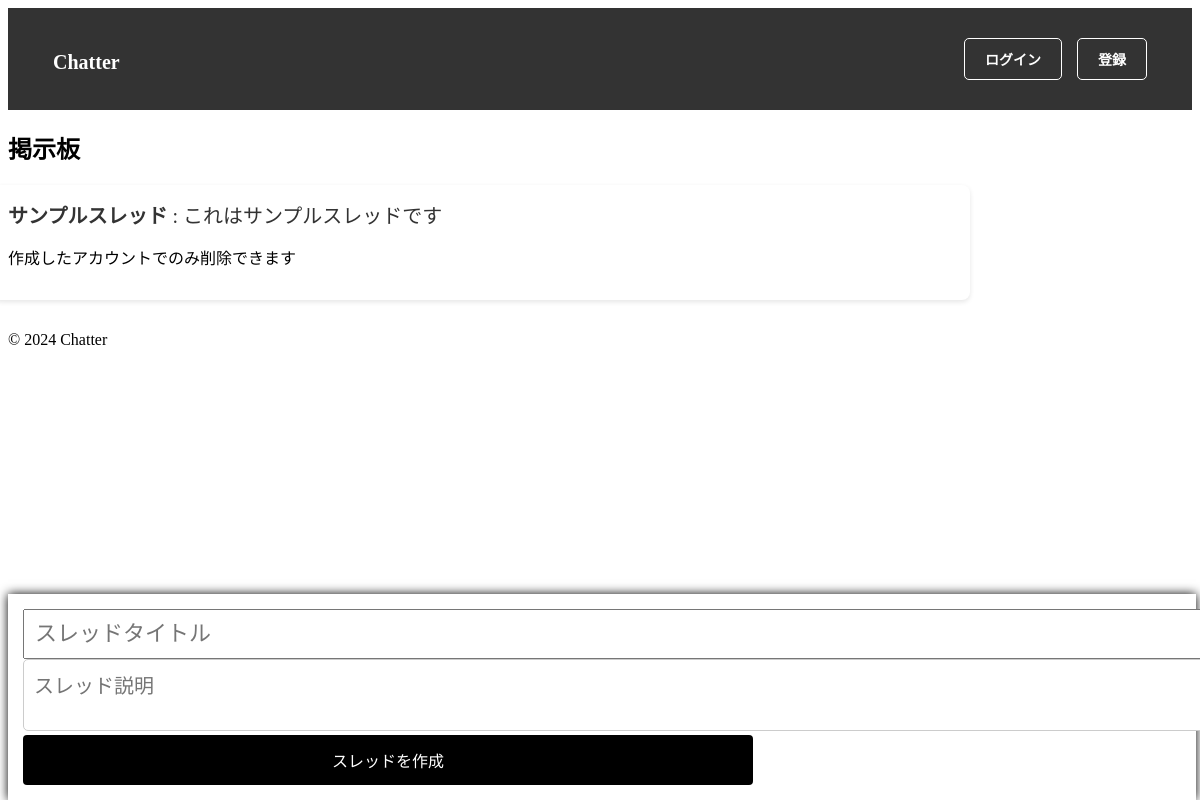
Before: / with the older database file.
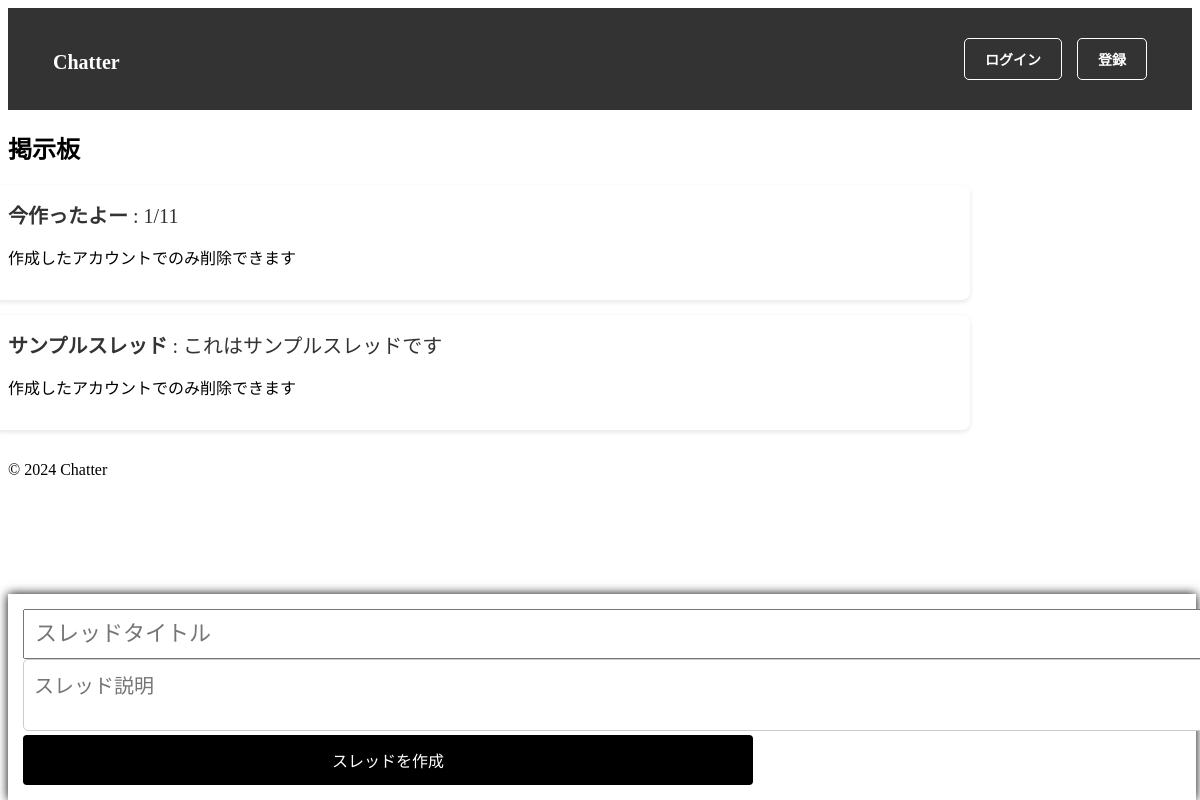
After: the same page with the newer database file.
### tables this page shows
CREATE TABLE threads (
    id INTEGER PRIMARY KEY AUTOINCREMENT,
    username TEXT NOT NULL,
    title TEXT NOT NULL,
    description TEXT,
    created_at TIMESTAMP DEFAULT CURRENT_TIMESTAMP
);

### routes/home.py (the view)
@home_blueprint.route('/')
def index():
    threads = get_all_threads()
    return render_template('index.html', threads=threads, username=session.get('username'))

### models/database.py (called while the page is built)
def get_db():
    conn = sqlite3.connect(DATABASE)
    conn.row_factory = sqlite3.Row
    return conn

### models/thread.py (called while the page is built)
def get_all_threads():
    db = get_db()
    return db.execute("SELECT * FROM threads ORDER BY created_at DESC").fetchall()

### templates/index.html
{% extends 'base.html' %}
{% block content %}
<h2>掲示板</h2>
<ul class="thread-list">
    {% for thread in threads %}
    <li class="thread-item">
        <a href="{{ url_for('home.thread', thread_id=thread[0]) }}">
            <strong>{{ thread[1] }} </strong>: {{ thread[2] }}
        </a>
        {% if username == thread[3] %}
        <form action="{{ url_for('home.delete_thread_route', thread_id=thread[0]) }}" method="POST">
            <button type="submit" class="delete-btn">スレッドを削除</button>
        </form>
        {% else %}
        <p>作成したアカウントでのみ削除できます</p>
        {% endif %}
    </li>
    {% endfor %}
</ul>
<div id="input-container">
    <form action="{{ url_for('home.create_thread_route') }}" method="post">
        <input type="text" name="title" placeholder="スレッドタイトル" required>
        <textarea name="description" placeholder="スレッド説明" required></textarea>
        <button type="submit" class="submit-btn">スレッドを作成</button>
    </form>
</div>
{% endblock %}

### templates/base.html (shortened to what this page needs)
<!DOCTYPE html>
<html lang="ja">
<head>
    <link rel="stylesheet" href="{{ url_for('static', filename='css/style.css') }}">
</head>
<body>
    <header>
        <nav>
            <ul>
                <li class="logo"><a href="{{ url_for('home.index') }}">Chatter</a></li>
                <li class="auth-links">
                    {% if session.get('username') %}
                    <span>{{ session['username'] }}! </span>
                    <a href="{{ url_for('auth.logout') }}">ログアウト</a>
                    {% else %}
                    <a href="{{ url_for('auth.login') }}" class="login-btn">ログイン</a>
                    <a href="{{ url_for('auth.register') }}" class="register-btn">登録</a>
                    {% endif %}
                </li>
            </ul>
        </nav>
    </header>
    <div id="content">
        {% block content %}
        {% endblock %}
    </div>
    <footer>
        <p>&copy; 2024 Chatter</p>
    </footer>
</body>
</html>

### static/css/style.css (style rules this page uses)
nav { background-color: #333333; padding: 30px; color: white; display: flex; justify-content: space-between; }
ul { list-style-type: none; padding: 0; margin: 0; display: flex; align-items: center; width: 100%; }
li { margin: 0 15px; }
a { color: white; text-decoration: none; font-size: 20px; }
.login-btn, .register-btn { font-weight: bold; padding: 10px 20px; border: 1px solid #fff; border-radius: 5px; background-color: #333333; transition: background-color 0.3s ease; font-size: 14px; text-transform: uppercase; }
.logo { flex-grow: 2; font-size: 30px; font-weight: bold; }
.auth-links { display: flex; justify-content: flex-end; gap: 15px; }
#input-container { position: fixed; bottom: 0; width: 96.5%; background-color: rgb(255, 255, 255); padding: 15px; box-shadow: 0 0 10px rgb(0, 0, 0); z-index: 10; display: flex; justify-content: space-between; }
#input-container input { font-size: 22px; padding: 10px; width: 175%; }
textarea { width: 175%; height: 50px; border: 1px solid #ccc; border-radius: 5px; padding: 10px; font-size: 20px; transition: border 0.3s; }
button { width: 50%; height: 50px; background-color: #333333; color: white; border: none; border-radius: 5px; font-size: 20px; transition: background-color 0.3s ease; }
.submit-btn { width: 100%; padding: 10px; background-color: #000; color: white; font-size: 16px; border: none; border-radius: 4px; cursor: pointer; transition: background-color 0.3s ease; }
ul.thread-list { list-style: none; padding: 0; width: 80%; display: flex; flex-direction: column; text-align: left; }
li.thread-item { background-color: #fff; padding: 15px; margin-bottom: 15px; border-radius: 8px; box-shadow: 0 2px 5px rgba(0, 0, 0, 0.1); font-size: 1.0em; width: 100%; text-align: left; }
li.thread-item a { color: #333; text-decoration: none; display: block; width: 100%; text-align: left; }

Changed rows visible on the page:
added threads: username "今作ったよー", title "1/11", description "作成したアカウントでのみ削除できます"
